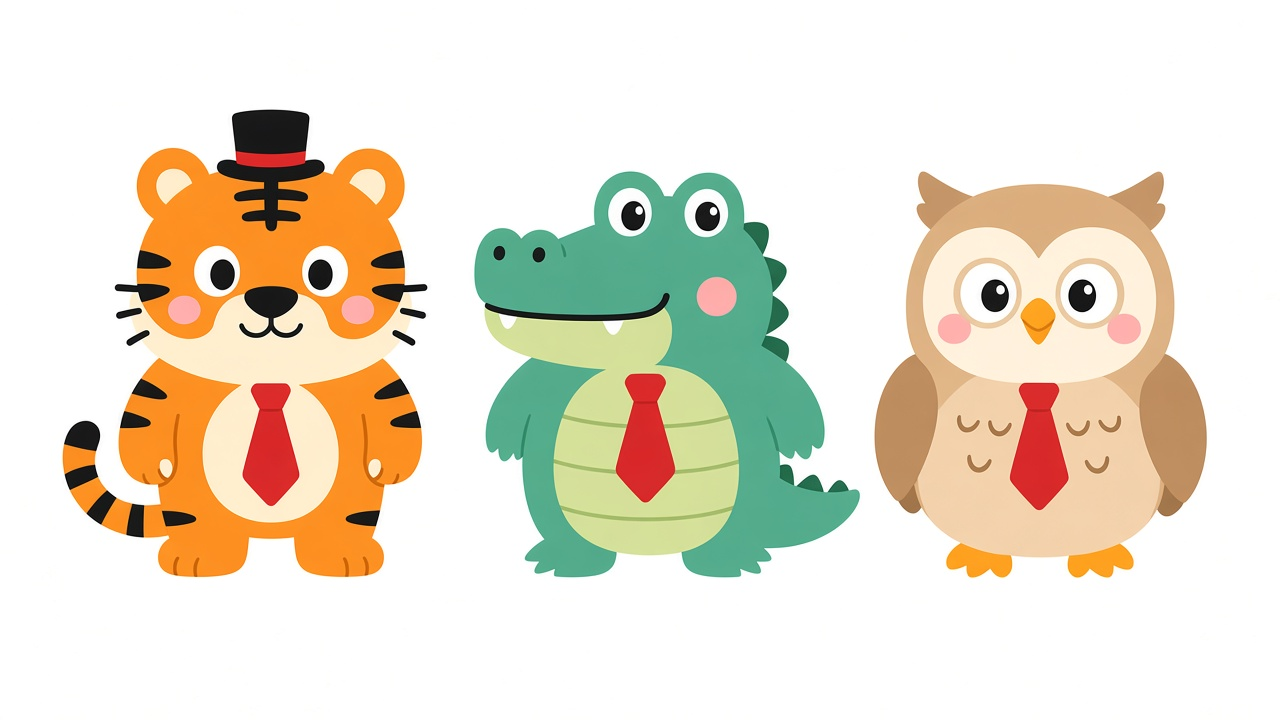
#> input picture assets/concept/2d-bosses.png, 1280 x 720 px
$ python -i pack_animal_sprites.py   (imports and definitions only)
#> lines starting #> are read from the running program, lines starting #| are printed output that depends on the picture
#> further down, picture is the input picture: PIL image 1280x720 RGB; mean R, G, B 232.6, 224.6, 207.4
"""Split animal sprite strips into 1024 transparent frames + preview copies."""
from __future__ import annotations

from collections import deque
from pathlib import Path
import shutil

import numpy as np
from PIL import Image

CURSOR = Path(r"C:\Users\guohongzhi\.cursor\projects\d-idea-project-liudian-xiaban\assets")
ROOT = Path(r"d:\idea_project\liudian-xiaban")
PREVIEW = ROOT / "preview" / "sprites"
SIZE = 1024
MARGIN = 0.86

ANIMALS = ["rabbit", "cow", "pelican"]
STRIPS = [
    ("idle", "01_idle", ["idle_0", "idle_1", "idle_2", "idle_3"]),
    ("walk", "02_walk", ["walk_0", "walk_1", "walk_2", "walk_3"]),
    ("run", "03_run", ["run_0", "run_1", "run_2", "run_3"]),
    ("work", "04_acts", ["work_0", "work_1", "work_2", "work_3"]),
    ("rest", "04_acts", ["sleep_0", "sleep_1", "sleep_2", "sleep_3"]),
    ("toilet", "04_acts", ["toilet_0", "toilet_1", "toilet_2", "toilet_3"]),
]


# [44 lines left out: functions is_bg_pixel, knock_bg, not called in this run]


def pad_square(im: Image.Image, size: int = SIZE) -> Image.Image:
#> called with size = 1024
    im = im.convert("RGBA")
    bbox = im.getbbox()
#> bbox = (0, 0, 1280, 720)
    if not bbox:
        return Image.new("RGBA", (size, size), (0, 0, 0, 0))
    im = im.crop(bbox)
    w, h = im.size
#> w = 1280; h = 720
    scale = min((size * MARGIN) / w, (size * MARGIN) / h)
#> scale = 0.688
    nw, nh = max(1, int(w * scale)), max(1, int(h * scale))
#> nw = 880; nh = 495
    im = im.resize((nw, nh), Image.Resampling.LANCZOS)
#> im: PIL image 880x495 RGBA
    canvas = Image.new("RGBA", (size, size), (0, 0, 0, 0))
#> canvas: PIL image 1024x1024 RGBA; every value is 0
    canvas.paste(im, ((size - nw) // 2, size - nh - int(size * 0.04)), im)
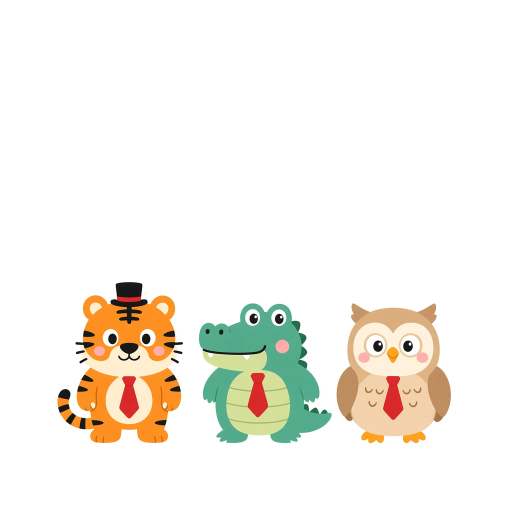
#> canvas: PIL image 1024x1024 RGBA (shown at 1/2 size); mean R, G, B, A 96.6, 93.3, 86.2, 105.9; transparent parts drawn white
    return canvas


# [120 lines left out: functions runs_1d, keep_full_frames, split_x, copy_horse, pack_animal, main, not called in this run]


# [2 lines not run here, left out]

>>> from PIL import Image
>>> picture = Image.open('../assets/concept/2d-bosses.png')
>>> result = pad_square(picture)

$ run again, on assets/concept/afterhours/fifth-employee-lobby.png
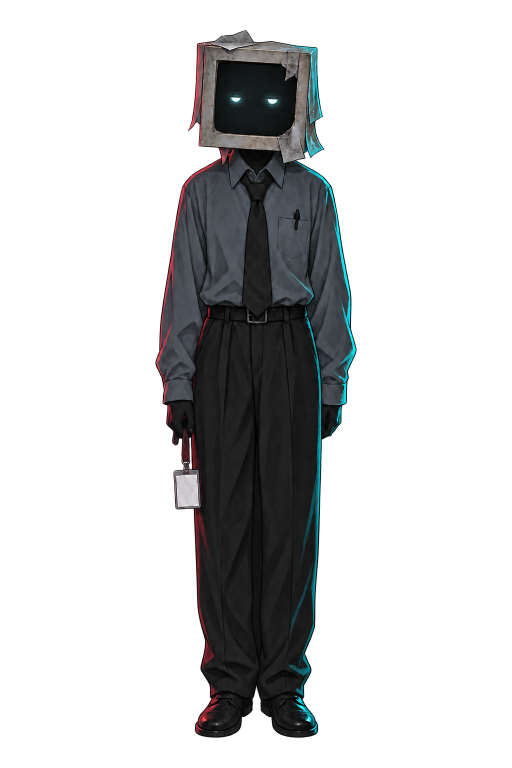
#> input picture assets/concept/afterhours/fifth-employee-lobby.png, 1024 x 1536 px (shown at 1/2 size)
#> picture is the input picture: PIL image 1024x1536 RGBA; mean R, G, B, A 19.5, 21.8, 23, 62.7
#> bbox = (153, 57, 1010, 1480)
#> in pad_square, `im = im.resize((nw, nh), Image.Resampling.LANCZOS)`:
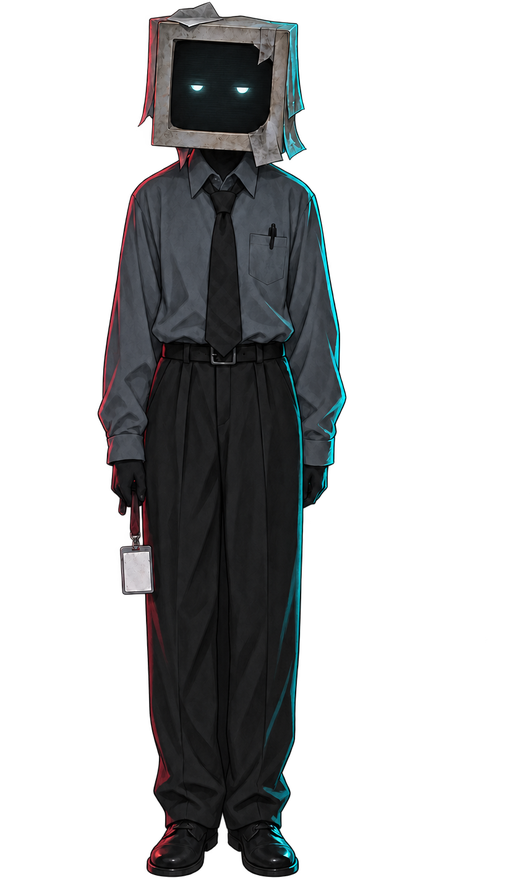
#> im: PIL image 530x880 RGBA; mean R, G, B, A 14.6, 15.6, 16.4, 80.8; transparent parts drawn white
#> in pad_square, `canvas.paste(im, ((size - nw) // 2, size - nh - int(size * 0.04)), im)`:
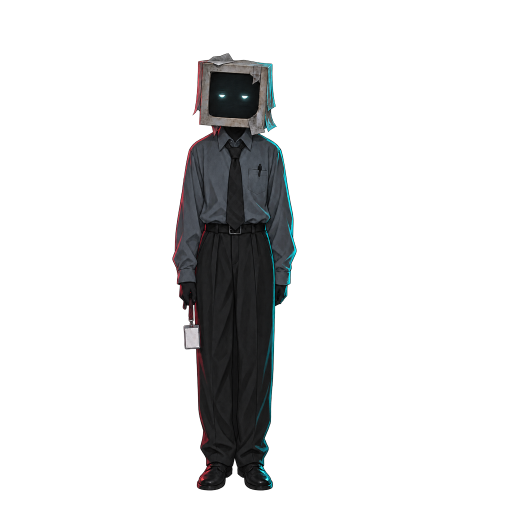
#> canvas: PIL image 1024x1024 RGBA (shown at 1/2 size); mean R, G, B, A 6.4, 6.8, 7.1, 35.5; transparent parts drawn white

$ run again, on assets/concept/afterhours/immersion-v2/copier-01.png
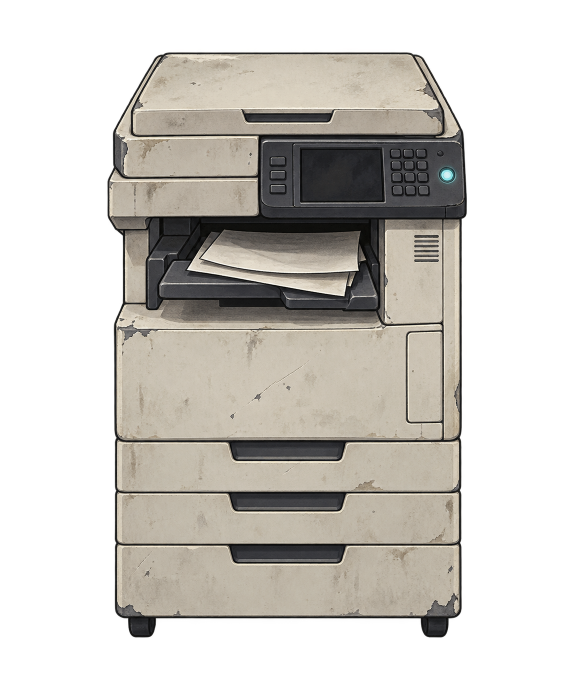
#> input picture assets/concept/afterhours/immersion-v2/copier-01.png, 1145 x 1374 px (shown at 1/2 size)
#> picture is the input picture: PIL image 1145x1374 RGBA; mean R, G, B, A 77.7, 74.3, 68.6, 124.8
#> bbox = (49, 37, 937, 1318)
#> in pad_square, `im = im.resize((nw, nh), Image.Resampling.LANCZOS)`:
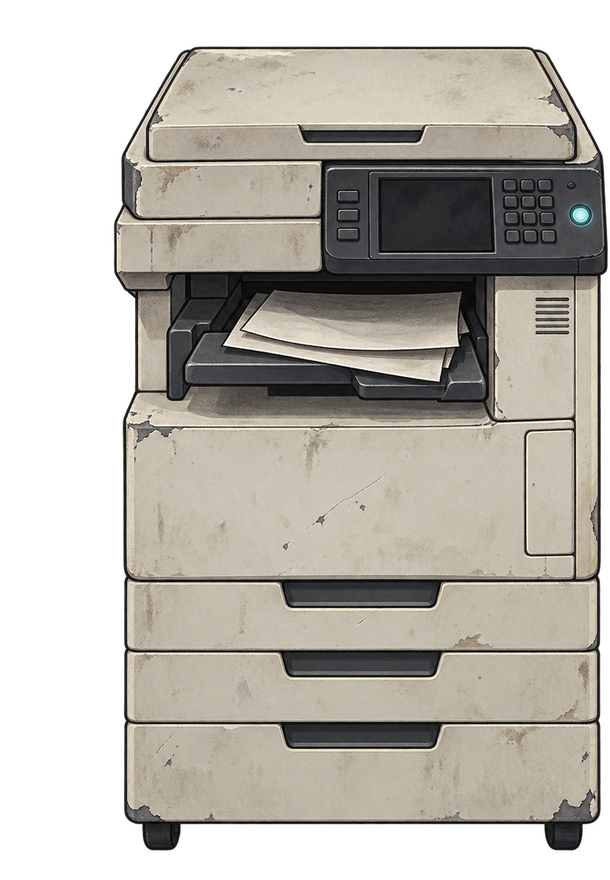
#> im: PIL image 610x880 RGBA; mean R, G, B, A 106.7, 102.3, 94.6, 172.6; transparent parts drawn white
#> in pad_square, `canvas.paste(im, ((size - nw) // 2, size - nh - int(size * 0.04)), im)`:
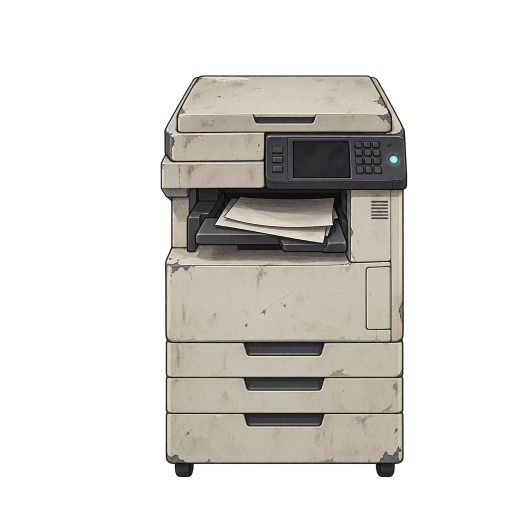
#> canvas: PIL image 1024x1024 RGBA (shown at 1/2 size); mean R, G, B, A 53.6, 51.5, 47.8, 87.5; transparent parts drawn white
